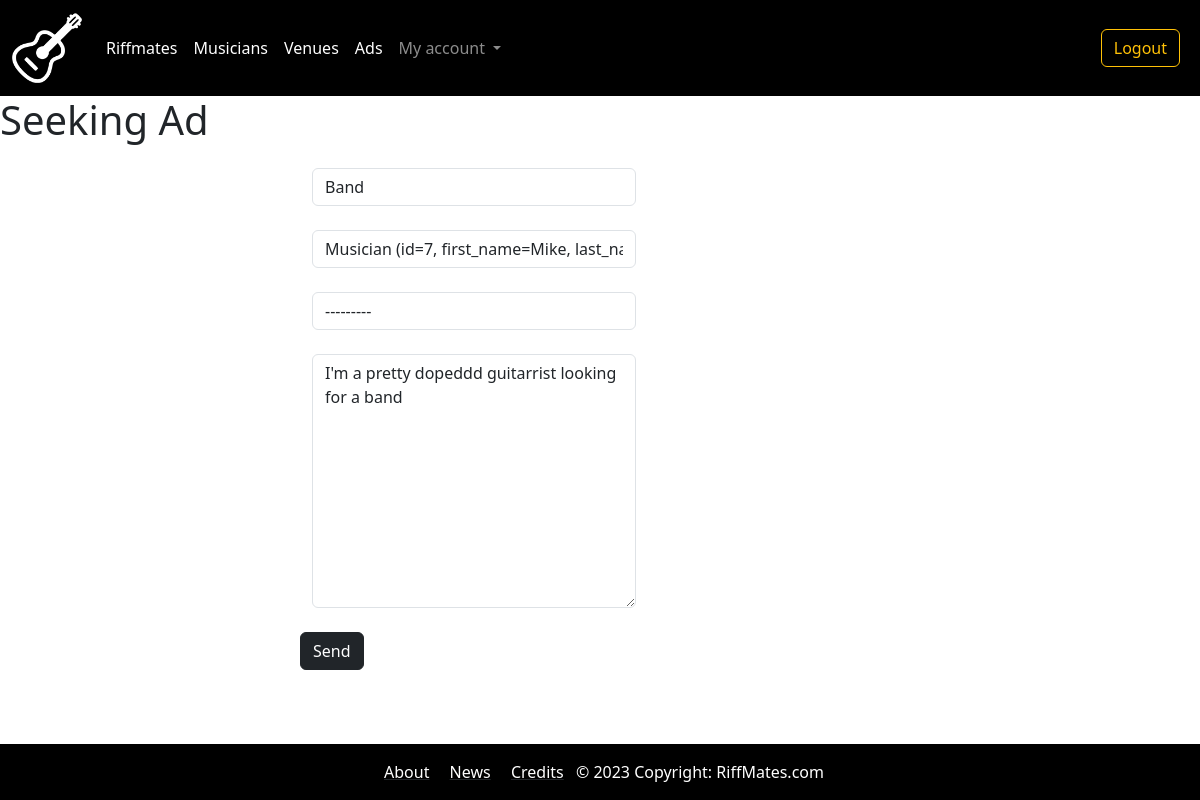
Page /content/ads/edit/10/ (signed in) on the committed database.
### content/models.py (models this page shows, shortened)
class SeekingAd(models.Model):
    musician = models.ForeignKey(Musician, on_delete=models.SET_NULL, blank=True, null=True, help_text="Fill in if you are a musician seeking a band")
    band = models.ForeignKey(Band, on_delete=models.SET_NULL, blank=True, null=True, help_text="Fill in if you are a band seeking a musician")
    owner = models.ForeignKey(User, on_delete=models.CASCADE)
    seeking = models.CharField(max_length=1, choices=SeekingChoice.choices, help_text="I'm seeking a..")
    content = models.TextField()
    date = models.DateTimeField(auto_now=True)
    content = models.TextField()

### content/views.py (the view, shortened to what this page needs)
# urls.py: path('ads/edit/<int:ad_id>/', views.seeking_ad, name="edit_ad")
@login_required
def seeking_ad(request, ad_id=0):
    if request.method == 'GET':
        if ad_id == 0:
            form = SeekingAdForm()
        else:
            ad_instance = get_object_or_404(SeekingAd, id=ad_id)
            form = SeekingAdForm(instance=ad_instance)
    data = {
        "form": form,
    }
    return render(request, "seeking_ad.html", data)

### content/forms.py
class SeekingAdForm(forms.ModelForm):
    class Meta:
        model = SeekingAd
        fields = ["seeking", "musician", "band", "content", ]
    def __init__(self, *args, **kwargs):
        super().__init__(*args, **kwargs)
        self.fields["seeking"].widget.attrs.update({'class': 'form-control'})
        self.fields["musician"].widget.attrs.update({'class': 'form-control'})
        self.fields["band"].widget.attrs.update({'class': 'form-control'})
        self.fields["content"].widget.attrs.update({'class': 'form-control'})

### bands/models.py (called while the page is built)
    def __str__(self):
        return f"Musician (id={self.id}, first_name={self.first_name}, last_name={self.last_name})"

    def __str__(self):
        return f"Band={self.id}, Name={self.name}"

### templates/seeking_ad.html (shortened to what this page needs)
{% extends "base.html" %}
{% block content %}
<h1>Seeking Ad</h1>
<form class="col-lg-6 offset-lg-3" method="post">
  {% for field in form %}
  <div class="col-md-6 m-4">
    <div class="row justify-content-center">
      {{ field }}
    </div>
  </div>
  {% endfor %}
  <button class="btn btn-dark" type="submit">Send</button>
</form>
{% endblock content %}

### static/css/styles.css (style rules this page uses)
body { margin-bottom: 100px; }

### rows in the picture
SeekingAd: form "Band" "Musician (id=7, first_name=Mike, last_name=McCready)" "---------" "I'm a pretty dopeddd guitarrist looking for a band"
